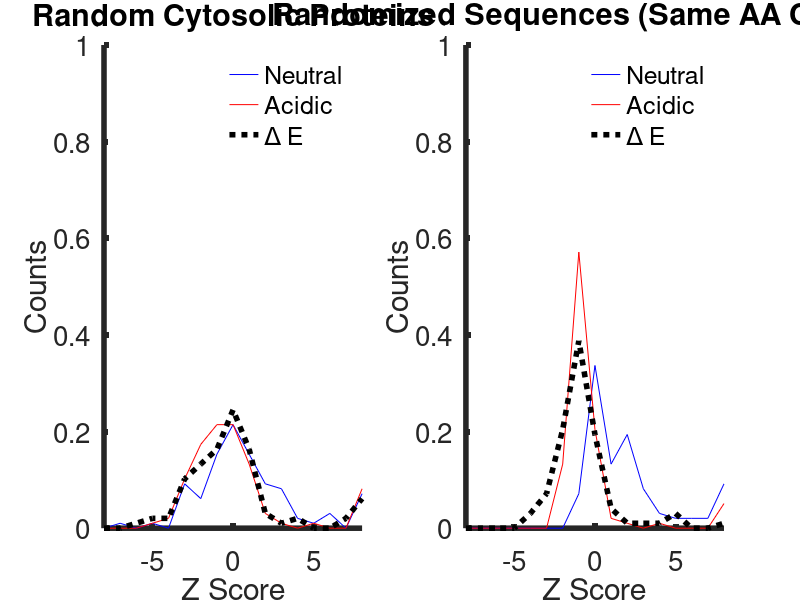

MATLAB code to generate this figure:
function [results] = plotGOZScoreHists()

close all;
load goRP;
load goIsing100;
load godata;

N = length(godata.pIdx);

results.rpZNeutral = zeros(N,1);
results.rpZAcidic = zeros(N,1);
results.rpZDE = zeros(N,1);

results.isZNeutral = zeros(N,1);
results.isZAcidic = zeros(N,1);
results.isZDE = zeros(N,1);

for i=1:100
    results.rpZNeutral(i) = calcZScore(goRP.histNeutral(:,i),goRP.actNeutral(i));
    results.rpZAcidic(i) = calcZScore(goRP.histAcidic(:,i),goRP.actAcidic(i));
    results.rpZDE(i) = calcZScore(goRP.histDE(:,i),goRP.actDE(i));
    
    results.isZNeutral(i) = calcZScore(goIsing100.histNeutral(:,i),goIsing100.actNeutral(i));
    results.isZAcidic(i) = calcZScore(goIsing100.histAcidic(:,i),goIsing100.actAcidic(i));
    results.isZDE(i) = calcZScore(goIsing100.histDE(:,i),goIsing100.actDE(i));
end

fs = 20;
lw = 4;
x = -8:1:8;

subplot(1,2,1);
[h1,x1] = hist(results.rpZNeutral,x);
[h2,x2] = hist(results.rpZAcidic,x);
[h3,x3] = hist(results.rpZDE,x);
[h4,x4] = hist(results.isZNeutral,x);
[h5,x5] = hist(results.isZAcidic,x);
[h6,x6] = hist(results.isZDE,x);

h1 = h1/sum(h1);
h2 = h2/sum(h2);
h3 = h3/sum(h3);
h4 = h4/sum(h4);
h5 = h5/sum(h5);
h6 = h6/sum(h6);

plot(x1,h1,'b',x2,h2,'r',x3,h3,'k:','LineWidth',lw);

xlabel('Z Score');
ylabel('Counts');
axis([min(x) max(x) 0 1]);
title('Random Cytosolic Proteins','FontSize',fs);
set(gca,'FontSize',fs,'LineWidth',lw);
box off;
legend('Neutral','Acidic','\Delta E');
legend boxoff;

subplot(1,2,2);
plot(x4,h4,'b',x5,h5,'r',x6,h6,'k:','LineWidth',lw);

xlabel('Z Score');
ylabel('Counts');
axis([min(x) max(x) 0 1]);
title('Randomized Sequences (Same AA Content)','FontSize',fs);
set(gca,'FontSize',fs,'LineWidth',lw);
box off;
legend('Neutral','Acidic','\Delta E');
legend boxoff;

% subplot(3,2,1);
% h = histogram(results.rpZNeutral,x);
% h.Normalization = 'countdensity';
% xlabel('Neutral Z Score');
% ylabel('Counts');
% axis([-5 5 0 70]);
% title('Random Cytosolic Proteins','FontSize',fs);
% set(gca,'FontSize',fs,'LineWidth',lw);
% box off;
% 
% 
% subplot(3,2,3);
% h = histogram(results.rpZAcidic,x);
% h.Normalization = 'countdensity';
% xlabel('Acidic Z Score');
% ylabel('Counts');
% axis([-5 5 0 70]);
% set(gca,'FontSize',fs,'LineWidth',lw);
% box off;
% 
% subplot(3,2,5);
% h = histogram(results.rpZDE,x);
% h.Normalization = 'countdensity';
% xlabel('\Delta E Z Score');
% ylabel('Counts');
% axis([-5 5 0 70]);
% set(gca,'FontSize',fs,'LineWidth',lw);
% box off;
% 
% subplot(3,2,2);
% h = histogram(results.isZNeutral,x);
% h.Normalization = 'countdensity';
% xlabel('Neutral Z Score');
% ylabel('Counts');
% axis([-5 5 0 70]);
% title('Randomized Sequences (Same AA Content)','FontSize',fs);
% set(gca,'FontSize',fs,'LineWidth',lw);
% box off;
% 
% subplot(3,2,4);
% h = histogram(results.isZAcidic,x);
% h.Normalization = 'countdensity';
% xlabel('Acidic Z Score');
% ylabel('Counts');
% axis([-5 5 0 70]);
% set(gca,'FontSize',fs,'LineWidth',lw);
% box off;
% 
% 
% subplot(3,2,6);
% h = histogram(results.isZDE,x);
% h.Normalization = 'countdensity';
% xlabel('\Delta E Z Score');
% ylabel('Counts');
% axis([-5 5 0 70]);
% set(gca,'FontSize',fs,'LineWidth',lw);
% box off;

end

function [z] = calcZScore(x,realx)

z = (realx-mean(x))/std(x);

end